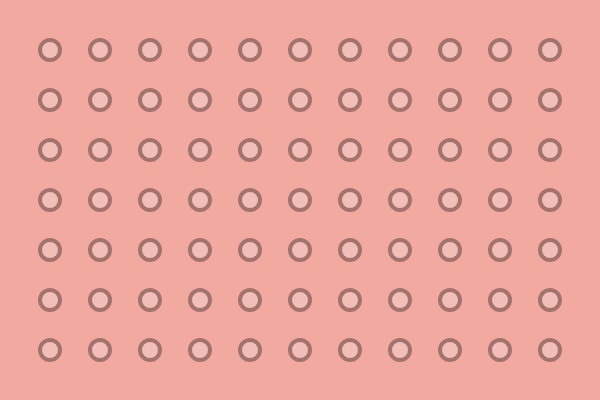
Frame 1 (no input)
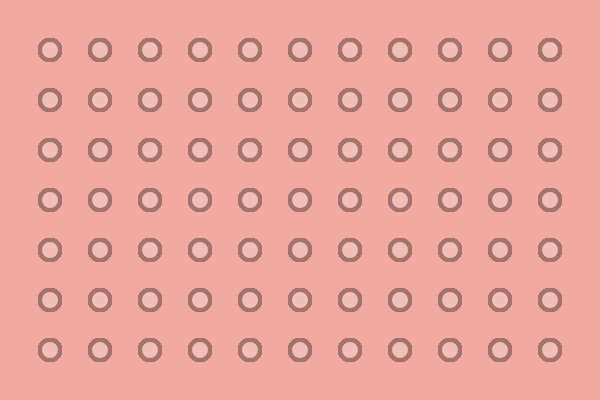
Frame 60 (no input)
Frame 120 (the mouse pressed at the canvas centre since frame 60): identical to frame 60, image omitted

The p5.js sketch that drew these frames (run headless with seeded random() and noise() and a simulated clock; from frame 60 on, the mouse is pressed at the canvas centre):

// p5.js sketch
// ── sketch.js
var setup = function(){
	// create canvas(width, heigth)
	createCanvas(600, 400);
	background('rgb(241, 169, 160)');
};

var draw = function(){
	// strokeWeight(10);
	stroke('rgb(164, 115, 109)');

	// F0ur Lines, No Loop
	// line(200, 100, 200, 300);
	// line(250, 100, 250, 300);
	// line(300, 100, 300, 300);
	// line(350, 100, 350, 300);
	// line(400, 100, 400, 300);

	// Horizontal Loop
	// for (var i = 0; i < 10; i++){
	// 	line(200 + 20*i, 100, 200 + 20*i, 300);
	// }

	// Vertical Loop
	// for (var i = 0; i < 9; i++){
	// 	line(180, 120 + 20*i, 400, 120 + 20*i);
	// }

	// Looping Circles
	for (var i = 50; i < width; i+=50) {
		for (var j = 50; j < height; j+=50){
			fill('rgb(241, 190, 184)')
			strokeWeight(4);
			ellipse(i, j, 20, 20);
		}
	}
};
// ── styles.css
.container {
	display: block;
  margin: 0 auto;
}
